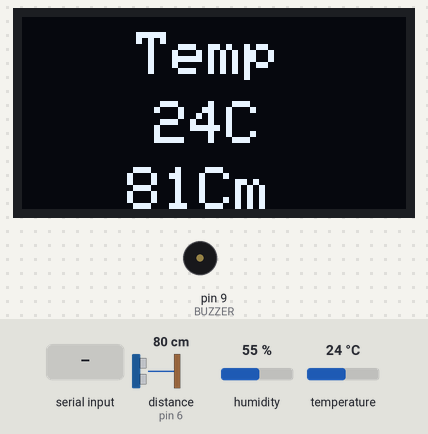
This sketch was run on a simulated Arduino Uno, built with avr-gcc and run on an emulated ATmega328P. Parts: 128×64 one-colour display, buzzer (waves = sounding). The inputs (shaded band) are chosen by the test bench; at power-on: distance to the obstacle (sensor on pin 6) 80 cm, temperature 24 °C, humidity 55 %. The echo pulse lasts 58.3 µs per cm; the local clock reads 2024-03-15 10:24:30 at power-on unless the sketch sets it; the audio player accepts every command and is not drawn; what the sketch prints to the serial monitor is not drawn.

Above: at 1.7 s.
1.8 s: "5" received over Serial
At 3.4 s:
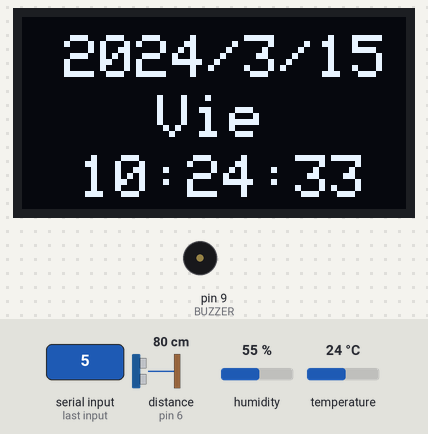
6.5 s: "6" received over Serial
At 6.75 s:
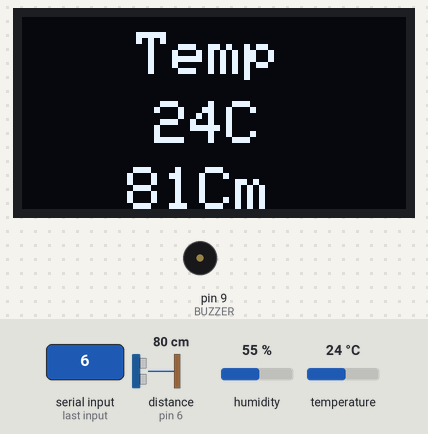
8.8 s: distance to the obstacle (sensor on pin 6) set to 2 cm
At 9.16 s:
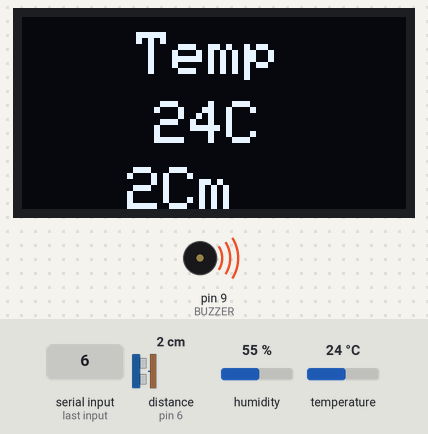
10.8 s: temperature set to 12 °C
At 13.17 s:
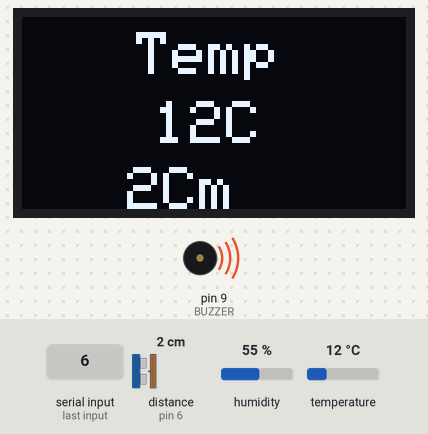
14.4 s: distance to the obstacle (sensor on pin 6) set to 4 cm
At 14.77 s:
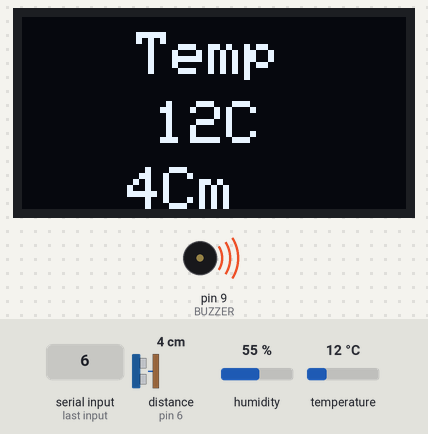
16.0 s: temperature set to 19 °C
At 17.18 s:
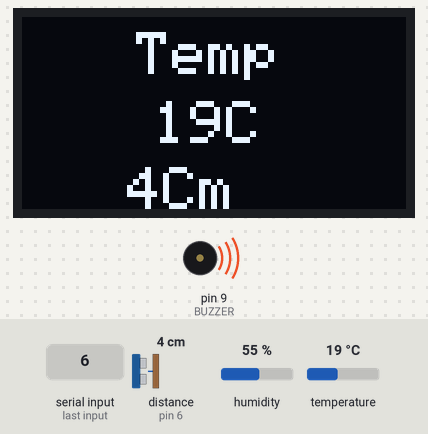
Timing chart, 0 to 19.0 s (numbered marks = the images above; inputs shaded):
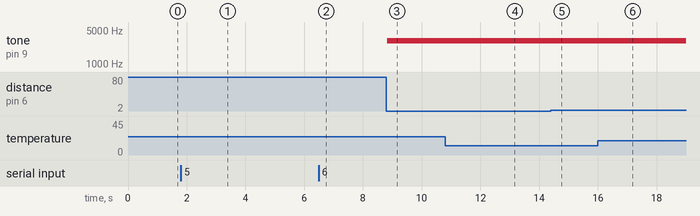

Measured:
- after the input at 1.8 s, the display: first changes after 0.06 s (image 1 shows a later state)
- after the input at 6.5 s, the display: first changes at once (image 2 shows a later state)
- after the input at 8.8 s, tone on pin 9 (BUZZER): silent → 3000 Hz at once; the display: changes after 0.17 s (image 3)
- after the input at 10.8 s, the display: first differs from a run without the input after 2.2 s (image 4 shows a later state)
- after the input at 14.4 s, the display: first differs from a run without the input after 0.19 s (image 5)
- after the input at 16.0 s, the display: first differs from a run without the input after 0.97 s (image 6 shows a later state)
- what the display in image 1 shows lasts 1.0 s, from 3.0 s to 4.0 s

The sketch:

PRUEBA_2.ino
```cpp
//NOMBRE DEL PROYECTO: SMART CARD
//FECHA DE CREACION: 20/11/2020
//NOMBRE DE LA COMPAÑIA: DOMOTICS ELECTRONICS.
//PROPIEDAD INTELECTUAL: DOMOTICS ELECTRONICS.
//DESAROLLADOR: EDMUNDO BARBOSA G.
//JEFE DE DISEÑO ELECTRINICO: EDMUNDO BARBOSA G.
//DURACION DEL PROJECTO: 3 MESES
//VESION: 2.1.0.0
//LIBERIAS-DOMOTICS
#include <Wire.h>//Libreria I2C
#include <NewPing.h>//Libreria para sensor de distancia
#include <DHT.h>//Libreria para sensor de temperatura
#include <EEPROM.h>
#include "SoftwareSerial.h"
#include "Arduino.h"
#include "DFRobotDFPlayerMini.h"
#include "Sodaq_DS3231.h"//Libreria para RELOJ
#include <Adafruit_GFX.h>   //Libreria para pantallas graficas
#include <Adafruit_SSD1306.h>// libreria para controlador SSD1306
SoftwareSerial mySoftwareSerial(10, 11); // RX, TX
DFRobotDFPlayerMini myDFPlayer;
void printDetail(uint8_t type, int value);
#define ANCHO 128           //Reemplaza ocurrencia de ANCHO por 128
#define ALTO 64             //Reemplaza ocurrencia de ALTO por 64
#define OLED_RESET 4        //Necesario por la libreria pero no usado
Adafruit_SSD1306 oled(ANCHO, ALTO,  &Wire, OLED_RESET);
char DiaSemana[][4] = {"Dom", "Lun", "Mar", "Mie", "Jue", "Vie", "Sab" };
struct VARIABLES {
  unsigned long START0 = 0;
  unsigned long START1 = 0;
  unsigned long START2 = 0;
  unsigned long START3 = 0;
  unsigned long START4 = 0;
  unsigned long START5 = 0;
  unsigned long STARTRELE = 0;
  unsigned long STARTRELEON = 0;
  unsigned long TIEMPOTEMP = 0;
  unsigned long STARTPANTALLA = 0;
  unsigned long STARTSENSOR = 0;
  unsigned long STARTTEX0 = 0;
  int8_t  ESTADO0 = 0;
  int8_t ESTADO1 = 0;
  int8_t ESTADO2 = 0;
  int8_t ESTADO3 = 0;
  int8_t ESTADO4 = 0;
  int8_t ESTADO5 = 0;
  int8_t ESTADORELE = 0;
  int8_t ESTADORELEON = 0;
  char DATO = 0;
};
VARIABLES VARIABLE;
const float sonido = 34300.0; // Velocidad del sonido en cm/s
////////////////////////////////////////////////////////////////
#define SEN 2// DEFINIMOS EL PIN 2 PARA EL DHT11
int8_t TEMP, HUMEDAD;//VARIABLE PARA ALMACENAR LOS DATOS DE DHT11
DHT dht (SEN, DHT11);
///////////////////////////////////////////////////////////////
#define TRIGGER_PIN  5  //TRIGGER=D5
#define ECHO_PIN     6  //ECHO=D6
#define MAX_DISTANCE 200//Maximo distancia para medir 400-500cm
NewPing sonar(TRIGGER_PIN, ECHO_PIN, MAX_DISTANCE);
int8_t  volatile DISTANCIA = 0;
#define R1  A0
const int8_t BUZZER = 9;
void setup() {
  Serial.begin (9600);
  Wire.begin();//INICIAR BUS I2C
  mySoftwareSerial.begin(9600);
  oled.begin(SSD1306_SWITCHCAPVCC, 0x3C);//INICIAR PANTALLA CON DIRECCIÓN 0X3C
  dht.begin();//INICIAR COM. CON ARDUINO
  rtc.begin();
  Serial.println(F("INICIANDO EL DFPLAYER..."));
  if (!myDFPlayer.begin(mySoftwareSerial)) { //SOFTWARESERIAL PARA COMUNICARSE CON EL MP3.
    Serial.println(F("NO SE PUEDE EMPEZAR: "));
    Serial.println(F("1.¡POR FAVOR, VUELVA A COMPROBAR LA CONEXIÓN!"));
    Serial.println(F("2.¡INSERTA LA TARJETA SD!"));
    while (true);
  }
  Serial.println(F("DFPlayer Mini online."));
  myDFPlayer.setTimeOut(500); //Set serial communictaion time out 500ms
  //----AJUSTAR EL VOLUMEN----
  myDFPlayer.volume(30);  //AJUSTAR EL VOLUMEN (0~30).
  myDFPlayer.volumeUp(); //SUBIR VOLUMEN
  myDFPlayer.volumeDown(); //BAJAR VOLUMEN
  //----ESTABLECER UN ECUALIZADOR DIFERENTE----
  myDFPlayer.EQ(DFPLAYER_EQ_NORMAL);
  //----ESTABLECER EL DISPOSITIVO SD COMO PREDETERMINADO----
  myDFPlayer.outputDevice(DFPLAYER_DEVICE_SD);
  pinMode (R1, OUTPUT);
  pinMode(BUZZER, OUTPUT);
  //EEPROM.put(0, ALERTA);
}
void loop() {
  STARTULTRASONIDO();
  HUMEDAD = dht.readHumidity();
  TEMP = dht.readTemperature();
  if (Serial.available() > 0) {
    VARIABLE.DATO = Serial.read();
  }
  switch (VARIABLE.DATO) {
    case 0:
      ASISTENTE();
      PANTALLA();
      break;
    case '1':
      PANTALLA();
      TEMPERATURA();
      break;
    case '2':
      PANTALLA();
      break;
    case '3':
      PANTALLA();
      RELEON();
      break;
    case '4':
      PANTALLA();
      RELEOFF();
      break;
    case '5':
      RELOJ();
      CONFIRMACION();
      break;
    case '6':
      MEDIDOR();
      PANTALLA();
      break;
  }
}
/////////////////////////////////////////////////////////////////////////////////////////
//////////////////////FINAL-DEL-CODIGO//////////////////////////////////
////////////////////////////////////////////////////////////////////////////////////////
void RELEON() {
  switch (VARIABLE.ESTADORELE) {
    case 0: digitalWrite(R1, HIGH);
      if (millis() > VARIABLE.STARTRELE + 2000) {
        myDFPlayer.play(11);
        VARIABLE.STARTRELE = millis();
        VARIABLE.ESTADORELE = 1;
      }
      break;
    case 1:
      break;
  }
}
void RELEOFF() {
  switch (VARIABLE.ESTADORELEON) {
    case 0: digitalWrite(R1, LOW);
      if (millis() > VARIABLE.STARTRELEON + 2000) {
        myDFPlayer.play(11);
        VARIABLE.STARTRELEON = millis();
        VARIABLE.ESTADORELEON = 1;
      }
      break;
    case 1:
      break;
  }
}


void ASISTENTE() {
  switch (VARIABLE.ESTADO0) {
    case 0: digitalWrite(R1, HIGH);
      VARIABLE.START0 = millis();
      VARIABLE.ESTADO0 = 1;
      break;
    case 1: if (millis() > VARIABLE.START0 + 2500) {
        myDFPlayer.play(13);
        VARIABLE.START0 = millis();
        VARIABLE.ESTADO0 = 2;
      }
      break;
    case 2:
      break;
  }
}


void TEMPERATURA() {
  switch (TEMP) {
    case 28: if (millis() > VARIABLE.TIEMPOTEMP + 3000) {
        myDFPlayer.play(5);
        VARIABLE.TIEMPOTEMP = millis();
      }
      break;
    case 29: if  (millis() > VARIABLE.TIEMPOTEMP + 3000) {
        myDFPlayer.play(10);
        VARIABLE.TIEMPOTEMP = millis();
      }
      break;
    case 30: if (millis() > VARIABLE.TIEMPOTEMP + 3000) {
        myDFPlayer.play(6);
        VARIABLE.TIEMPOTEMP = millis();
      }
      break;
    case 31: if (millis() > VARIABLE.TIEMPOTEMP + 3000) {
        myDFPlayer.play(7);
        VARIABLE.TIEMPOTEMP = millis();
      }
      break;
    case 32: if (millis() > VARIABLE.TIEMPOTEMP + 3000) {
        myDFPlayer.play(8);
        VARIABLE.TIEMPOTEMP = millis();
      }
      break;
    case 33: if (millis() > VARIABLE.TIEMPOTEMP + 3000) {
        myDFPlayer.play(9);
        VARIABLE.TIEMPOTEMP = millis();
      }
      break;
  }
}


void PANTALLA () {
  if (millis() > VARIABLE.STARTPANTALLA + 400) {
    VARIABLE.STARTPANTALLA = millis();
    oled.clearDisplay();
    oled.setTextColor(WHITE);
    oled.setCursor(38, 5);
    oled.setTextSize(2);
    oled.print("Temp");//IMPRIMIMOS LA PALABRA TEMPERATURA A TRAVÉS DEL DISPLAY LCD
    oled.setCursor(44, 28);
    oled.setTextSize(2);
    oled.print(TEMP);//IMPRIMIMOS LA TEMPERATURA A TRAVÉS DEL DISPLAY LCD
    oled.print("C");
    oled.display();
    /***********BLOQUE-DE-CODIGO-PARA-IMPRIMIR-LA-DISTANCIA-A-TRAVÉS-DEL-DISPLAY-LCD***********/
    oled.setCursor(35, 50);
    oled.setTextSize(2);
    oled.print(DISTANCIA); //IMPRIMIMOS LA DISTANCIA A TRAVÉS DEL DISPLAY LCD (ARROJA 0 CUANDO SE SUPERA LA DISTANCIA MÁXIMA)
    oled.print("Cm");
    oled.display();
  }
}


void RELOJ() {
  DateTime now = rtc.now();
  oled.clearDisplay();
  oled.setTextColor(WHITE);
  oled.setCursor(14, 6);
  oled.setTextSize(2);
  oled.print(now.year(), DEC);
  oled.print("/");
  oled.print(now.month(), DEC);
  oled.print("/");
  oled.print(now.date(), DEC);
  oled.print(" ");

  oled.setCursor(45, 26);
  oled.setTextSize(2);
  oled.print(DiaSemana[now.dayOfWeek()]);

  oled.setCursor(19, 46);
  oled.setTextSize(2);
  oled.print(now.hour(), DEC);
  oled.print(":");
  oled.print(now.minute(), DEC);
  oled.print(":");
  oled.print(now.second(), DEC);
  oled.print(" ");
  oled.display();
}

void CONFIRMACION() {
  switch (VARIABLE.ESTADO1) {
    case 0: digitalWrite(R1, HIGH);
      if ((millis() - VARIABLE.START1) >= 2000) {
        myDFPlayer.play(2);
        VARIABLE.START1 = millis();
        VARIABLE.ESTADO1 = 1;
      }
      break;
    case 1:
      break;
  }
  //Serial.println(F("FUERA DEL PELIGRO DE COLISIÓN"));
}

void MEDIDOR() {
  if  (30 <= DISTANCIA) {
    switch (VARIABLE.ESTADO2) {
      case 0:
        noTone(BUZZER);
        VARIABLE.ESTADO2 = 1;
        break;
      case 1:
        if (millis() > VARIABLE.START2 + 5000) {
          myDFPlayer.play(16);
          VARIABLE.START2 = millis();
          //Serial.print(EEPROM.get(0, ALERTA));
          Serial.print(DISTANCIA);
          Serial.print(F(", FUERA DEL PELIGRO DE COLISION"));
          Serial.println(F("  "));
        }
        VARIABLE.ESTADO2 = 0;
        break;
    }
  }
  else if (20 <= DISTANCIA ) {
    switch (VARIABLE.ESTADO3) {
      case 0:
        if (millis() > VARIABLE.START3 + 5000) {
          myDFPlayer.play(15);
          VARIABLE.START3 = millis();
          Serial.print(F("Distancia = "));
          Serial.print(DISTANCIA);
          Serial.print(F(", ALERTA DE COLISION"));
          Serial.println(F("  "));
        }
        VARIABLE.ESTADO3 = 1;
        break;
      case 1:
        VARIABLE.ESTADO3 = 0;
        tone(BUZZER, 2000, 200);
        break;
    }
  }
  else if (10 <= DISTANCIA) {
    switch (VARIABLE.ESTADO4) {
      case 0:
        if (millis() > VARIABLE.START4 + 5000) {
          myDFPlayer.play(17);
          VARIABLE.START4 = millis();
          Serial.print(F("Distancia = "));
          Serial.print(DISTANCIA);
          Serial.print(F(", ALERTA DE COLISION"));
          Serial.println(F("  "));
        }
        VARIABLE.ESTADO4 = 1;
        break;
      case 1:
        tone(BUZZER, 2500, 200);
        VARIABLE.ESTADO4 = 0;
        break;
    }
  }
  else if (1 <= DISTANCIA) {
    switch (VARIABLE.ESTADO5) {
      case 0:
        if (millis() > VARIABLE.START5 + 5000) {
          myDFPlayer.play(14);
          VARIABLE.START5 = millis();
          Serial.print(F("Distancia = "));
          Serial.print(DISTANCIA);
          Serial.print(F(", ALERTA DE COLISION"));
          Serial.println(F("  "));
        }
        VARIABLE.ESTADO5 = 1;
        break;
      case 1:
        tone(BUZZER, 3000, 200);
        VARIABLE.ESTADO5 = 0;
        break;
    }
  }
}
void STARTULTRASONIDO () {
  if (millis() > VARIABLE.STARTSENSOR + 70) {
    DISTANCIA = sonar.ping_cm();//GUARDAMOS LA DISTANCIA MEDIDA EN LA VARIABLE
    VARIABLE.STARTSENSOR = millis();
  }
}
```
